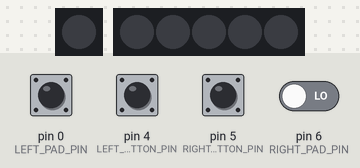
Recording of a sketch running on a simulated Arduino Uno, built for the host (arithmetic inside an expression is 32-bit, double 64-bit). Parts: 1 RGB LEDs in strip order, left to right, 5 RGB LEDs in strip order, left to right. The inputs (shaded band) are chosen by the test bench; at power-on: pin 0 (LEFT_PAD_PIN), pin 4 (LEFT_BUTTON_PIN), pin 5 (RIGHT_BUTTON_PIN), pin 6 (RIGHT_PAD_PIN) LOW. Dim RGB values are drawn brighter than linear.

Above: at 1.2 s.
1.3 s: pin 0 (LEFT_PAD_PIN) pulled HIGH for 1 s
At 2.7 s:
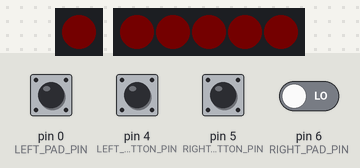
3.8 s: pin 4 (LEFT_BUTTON_PIN) pulled HIGH for 0.15 s
At 5.4 s:
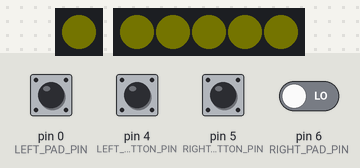
5.8 s: pin 5 (RIGHT_BUTTON_PIN) pulled HIGH for 0.15 s
At 6.9 s:
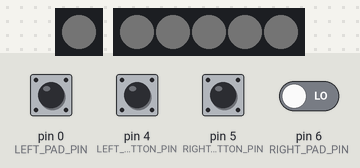
7.8 s: pin 4 (LEFT_BUTTON_PIN) pulled HIGH for 1 s
At 9.7 s:
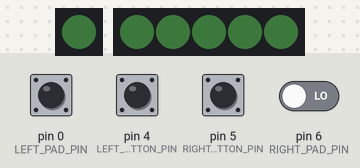
10.3 s: pin 0 (LEFT_PAD_PIN) pulled HIGH for 0.15 s
At 11.7 s:
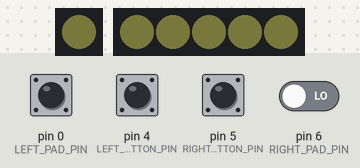
12.3 s: pin 4 (LEFT_BUTTON_PIN) pulled HIGH for 0.15 s
At 13.2 s:
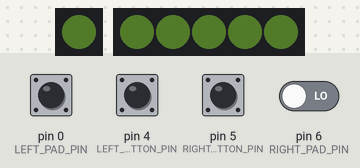
Timing chart, 0 to 15.3 s (numbered marks = the images above; inputs shaded):
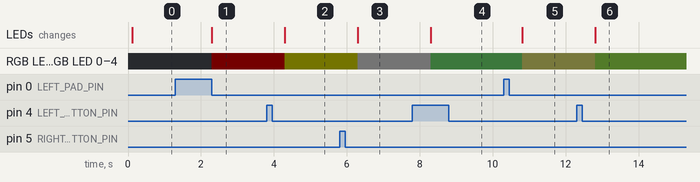

Measured:
- after the input at 1.3 s, RGB LED 0, RGB LED 0–4: off → RGB(1, 0, 0) after 1.0 s; the LEDs: change after 1.0 s (image 1)
- after the input at 3.8 s, RGB LED 0, RGB LED 0–4: RGB(1, 0, 0) → RGB(1, 1, 0) after 0.50 s; the LEDs: change after 0.50 s (image 2)
- after the input at 5.8 s, RGB LED 0, RGB LED 0–4: RGB(1, 1, 0) → RGB(1, 1, 1) after 0.50 s; the LEDs: change after 0.50 s (image 3)
- after the input at 7.8 s, RGB LED 0, RGB LED 0–4: RGB(1, 1, 1) → RGB(1, 2, 1) after 0.50 s; the LEDs: change after 0.50 s (image 4)
- after the input at 10.3 s, RGB LED 0, RGB LED 0–4: RGB(1, 2, 1) → RGB(2, 2, 1) after 0.51 s; the LEDs: change after 0.51 s (image 5)
- after the input at 12.3 s, RGB LED 0, RGB LED 0–4: RGB(2, 2, 1) → RGB(2, 3, 1) after 0.51 s; the LEDs: change after 0.51 s (image 6)

The sketch:

bluefruit_colors.ino
```cpp
#include <FastLED.h>
#include <SoftwareSerial.h>

#include "capacitive_touch.hpp"

const int INTERNAL_LED_COUNT = 1;
const int EXTERNAL_LED_COUNT = 5;

const int NEOPIXEL_PIN = 8;
const int EXTERNAL_PIN = 16; // 16 = A2 / D9
const int DATA_PIN = 16; // 16 = A2 / D9
const int CLOCK_PIN = 15; // 15 = A1 / D6
const int LEFT_BUTTON_PIN = 4;
const int RIGHT_BUTTON_PIN = 5;
const int LEFT_PAD_PIN = 0;
const int RIGHT_PAD_PIN = 6;
const int SWITCH_PIN = 7;

CRGB internalLeds[INTERNAL_LED_COUNT];
CRGB externalLeds[EXTERNAL_LED_COUNT];

void setup() {
  Serial.begin(115200);
  LEDS.addLeds<WS2812B, NEOPIXEL_PIN, GRB>(internalLeds, INTERNAL_LED_COUNT);
  LEDS.addLeds<APA102, DATA_PIN, CLOCK_PIN, RGB>(externalLeds, EXTERNAL_LED_COUNT);
  LEDS.setBrightness(255);
  pinMode(LEFT_BUTTON_PIN, INPUT_PULLDOWN);
  pinMode(RIGHT_BUTTON_PIN, INPUT_PULLDOWN);
  pinMode(SWITCH_PIN, INPUT);
  pinMode(6, INPUT);
}


void loop() {
  static uint8_t red;
  static uint8_t green;
  static uint8_t blue;
  static TouchIn leftPad(LEFT_PAD_PIN);
  static TouchIn rightPad(RIGHT_PAD_PIN);

  bool needDelay = false;

  if (leftPad.touched()) {
    ++red;
    if (red == 0) {
      needDelay = true;
    }
  }
  if (digitalRead(LEFT_BUTTON_PIN) == HIGH) {
    ++green;
    if (green == 0) {
      needDelay = true;
    }
  }
  if (digitalRead(RIGHT_BUTTON_PIN) == HIGH) {
    ++blue;
    if (blue == 0) {
      needDelay = true;
    }
  }
  if (rightPad.touched()) {
    red = green = blue = 0;
  }

  FastLED.clear();
  fill_solid(internalLeds, INTERNAL_LED_COUNT, CRGB(red, green ,blue));
  fill_solid(externalLeds, EXTERNAL_LED_COUNT, CRGB(red, green ,blue));
  FastLED.show();

  if (needDelay) {
    delay(250);
  }
}
```

capacitive_touch.hpp
```cpp
// Modeled after Circuit Python's touchio module
class TouchIn {
  public:
    TouchIn(int pin);
    ~TouchIn() = default;
    TouchIn(const TouchIn&) = delete;
    TouchIn(const TouchIn&&) = delete;
    uint16_t getRawReading() const;
    bool touched() const;
  private:
    const int pin;
};

static const int SAMPLE_COUNT = 10;
static const int TIMEOUT_TICKS = 10000;

TouchIn::TouchIn(const int pin_) : pin(pin_) {
}

uint16_t TouchIn::getRawReading() const {
  uint16_t ticks = 0;
  for (uint16_t i = 0; i < SAMPLE_COUNT; ++i) {
    // Set pad to digital output high for 10us to charge it
    pinMode(pin, OUTPUT);
    digitalWrite(pin, HIGH);
    delayMicroseconds(10);

    // Set pad back to an input and take some samples
    pinMode(pin, INPUT_PULLDOWN);
    while (digitalRead(pin) == 0) {
      if (ticks >= TIMEOUT_TICKS) {
        return TIMEOUT_TICKS;
      }
      ++ticks;
    }
  }
  return ticks;
}

bool TouchIn::touched() const {
  return getRawReading() == 0;
}
```
